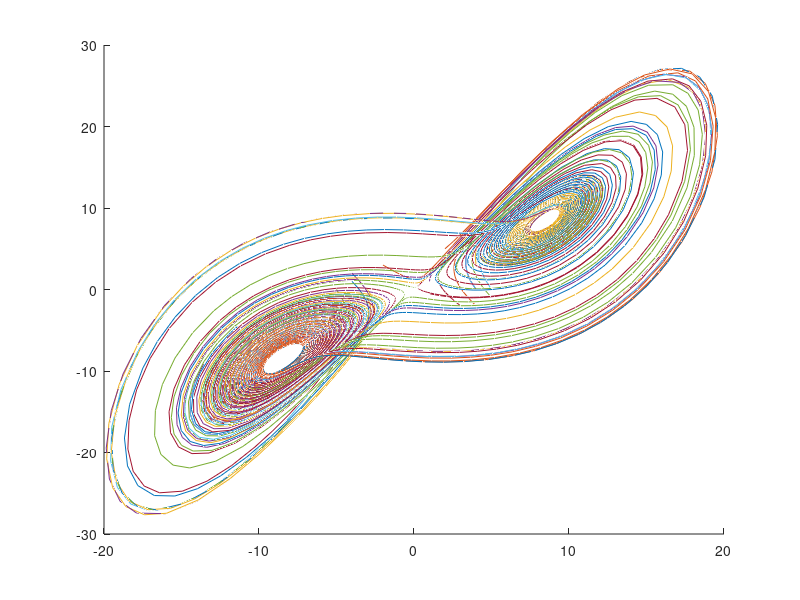

Reproduce this figure in MATLAB.
clear all
close all
clc

%%

fun = @(t,x)[10*(x(2)-x(1));
            x(1)*(28-x(3))-x(2);
            x(1)*x(2)-2.6667*x(3)];

figure
hold on
for i=1:20
    x0=[randi([-5,5]),randi([-5,5]),randi([0,5])];
    [t,x] = ode45(fun,[0,10],x0);
    plot3(x(:,1),x(:,2),x(:,3));
end
